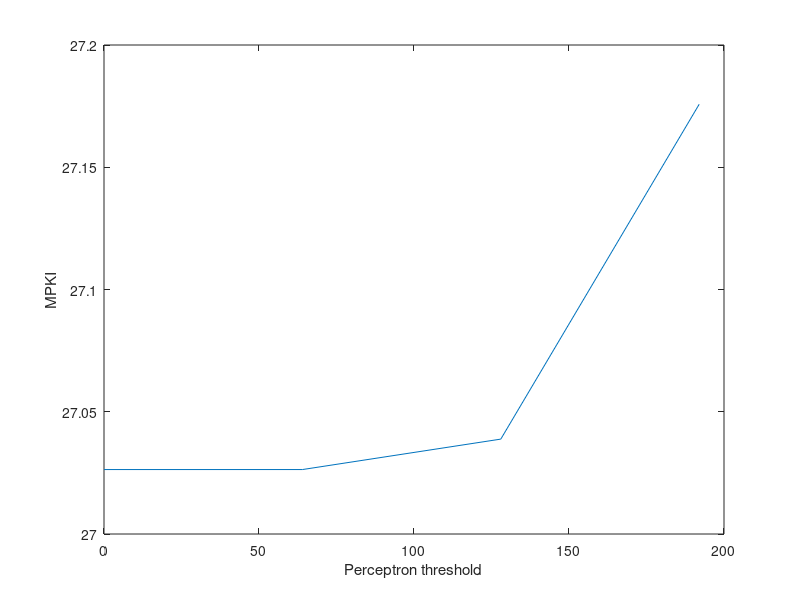
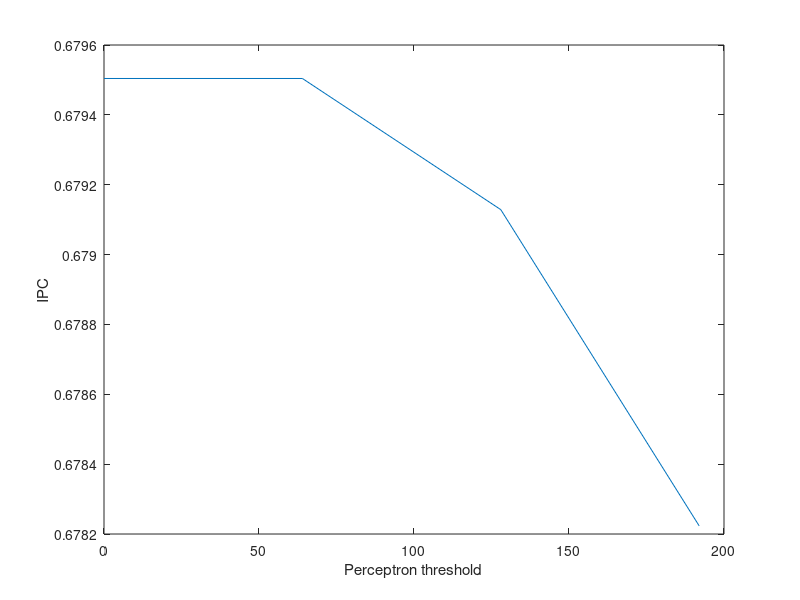

Write the MATLAB code that produced these figures, in order. (Note: this script raises an error after producing the figures.)
% order: 1, 2, base, 3
% row1: param value
% row2: MPKI
% row3: IPC
multi_param1s = [0, 64, 128, 192; ...
    27.0263608108, 27.0263608108, 27.0388104185, 27.1757706127; ...
    0.679504156863, 0.679504156863, 0.679128627451, 0.678223215686];

figure(1)
plot(multi_param1s(1,:), multi_param1s(2,:))
xlabel('Perceptron threshold')
ylabel('MPKI')

figure(2)
plot(multi_param1s(1,:), multi_param1s(3,:))
xlabel('Perceptron threshold')
ylabel('IPC')

% bar graph for upper/lower bound, because they come in pairs
% order (like param1): 1, 2, base, 3
% row1: lower bound
% row2: upper bound
% row3: MPKI
% row4: IPC
multi_param2s = [0, 64, 135, 110; ...
    0, 64, 109, 210; ...
    32.5260564227, 26.9376380722, 27.0388104185, 27.4381557233; ...
    0.650418801961, 0.680067862745, 0.679128627451, 0.676657196078];

X = categorical({'0,0','-64,64','-135,109','-110,210'});
X = reordercats(X,{'0,0','-64,64','-135,109','-110,210'});

figure(3)
bar(X,multi_param2s(3,:))
ylim([26 33]);
xlabel('Perceptron range')
ylabel('MPKI')

figure(4)
bar(X,multi_param2s(4,:))
ylim([0.64 0.685]);
xlabel('Perceptron range')
ylabel('IPC')